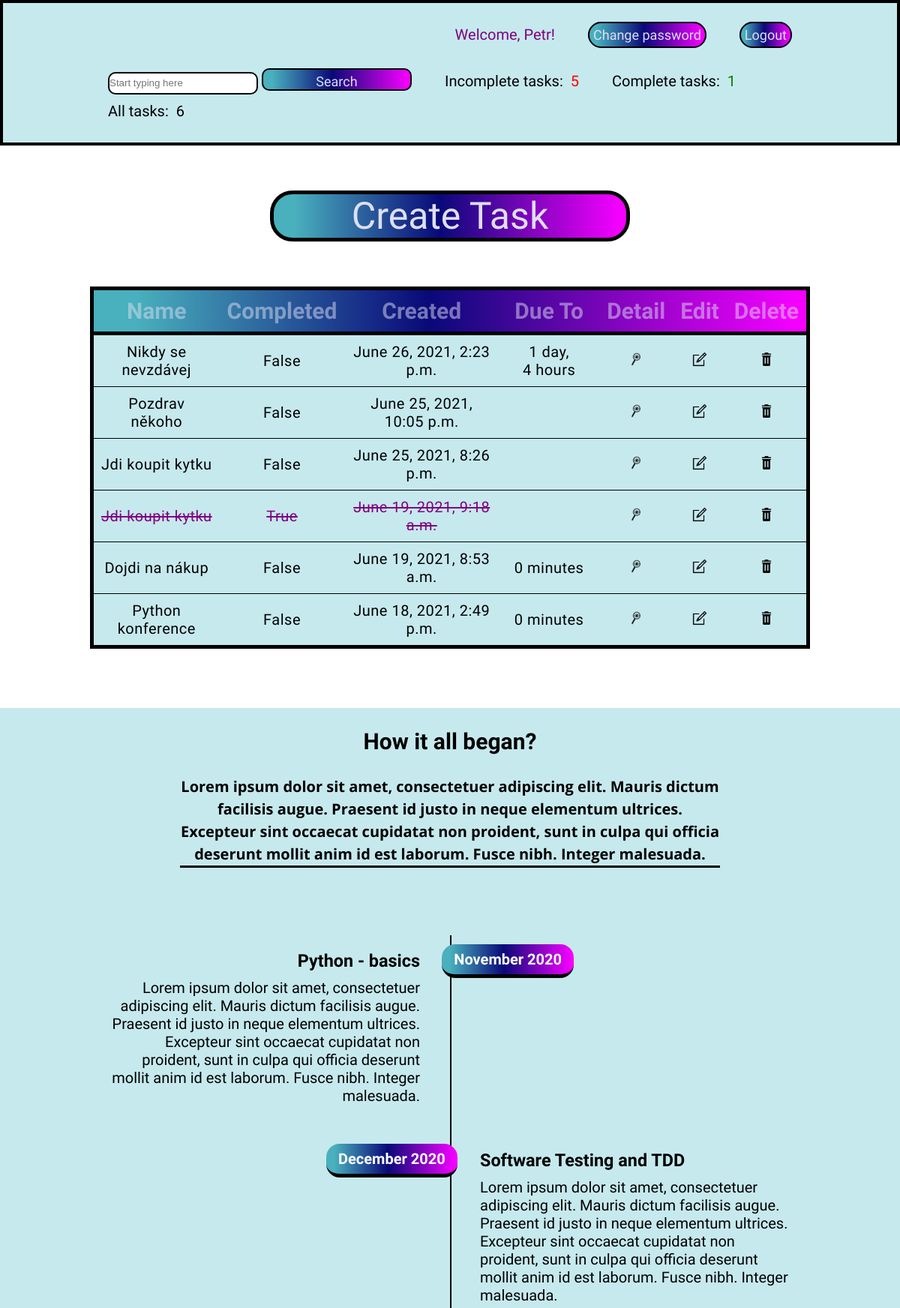
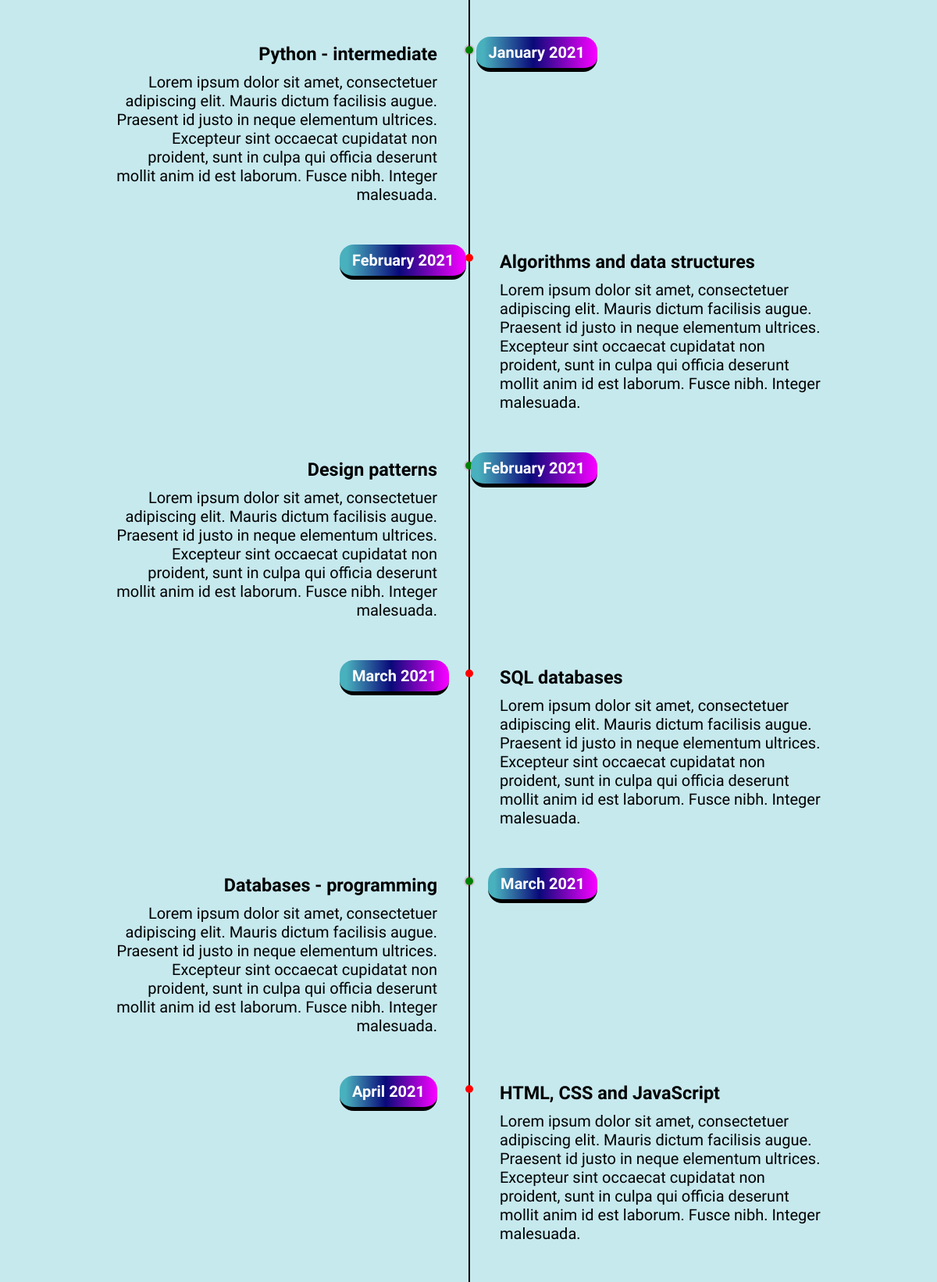
The app's page / (signed in, upper part) with its own data (2 pictures, top to bottom).
### todo/models.py (models this page shows, shortened)
class Task(models.Model):
    user = models.ForeignKey(User, on_delete=models.CASCADE)
    name = models.CharField(max_length=128)
    description = models.TextField()
    completed = models.BooleanField(default=False)
    created = models.DateTimeField(auto_now_add=True)
    time_remaining = models.DateTimeField(auto_now_add=False, auto_now=False, blank=True, null=True)
    class Meta:
        ordering = ['-created', 'time_remaining']

### todo/views.py (the view)
# urls.py: path('', AllTasks.as_view(), name='all-tasks'),
class AllTasks(ListView):
    model = Task
    template_name = 'index.html'
    context_object_name = 'all_tasks'
    def get_context_data(self, **kwargs):
        context = super().get_context_data(**kwargs)
        context['count_no'] = context['all_tasks'].filter(completed=False).count()
        context['count_yes'] = context['all_tasks'].filter(completed=True).count()
        context['count_all'] = context['all_tasks'].count()
        search = self.request.GET.get('searchbar') or ''
        if search:
            context['all_tasks'] = context['all_tasks'].filter(name__icontains=search)
        context['search'] = search
        return context

### todo/templates/index.html (shortened to what this page needs)
{% extends 'base.html' %}
{% load static %}
{% block css_files %}
<link rel="stylesheet" type="text/css" href='{% static "todo/style.css" %}'>
{% endblock %}
{% block content %}
    {% if user.is_authenticated %}
        <header>
            <nav>
                <div align="right">
                    <ul>
                        <li style="color: purple">
                            {% if user.first_name %}Welcome, {{ user.first_name }}!
                            {% else %}Welcome, {{ user.username }}!{% endif %}
                        </li>
                        <li><a class="nav-link" href="{% url 'password-change' %}">Change password</a></li>
                        <li><a class="nav-link" href="{% url 'logout' %}">Logout</a></li>
                    </ul>
                </div>
                <br>
                <ul style="text-align: left">
                    <li>
                        <form class="form" method="get">
                            <input type="search" placeholder="Start typing here" aria-label="Search" name="searchbar" value="{{ search }}">
                            <input class="nav-link" type="submit" value="Search">
                        </form>
                    </li>
                    <li>Incomplete tasks:<span class="u-tasks"> {{ count_no }} </span></li>
                    <li>Complete tasks:<span class="c-tasks"> {{ count_yes }} </span></li>
                    <li class="all-tasks"> All tasks:<span class="a-tasks"> {{ count_all }} </span></li>
                </ul>
            </nav>
        </header>
        <div class="table-container">
            <a class="table-msg" href="{% url 'create-task' %}">Create Task</a>
            <table>
                <thead>
                  <tr>
                    <th>Name</th>
                    <th>Completed</th>
                    <th>Created</th>
                    <th>Due To</th>
                    <th>Detail</th>
                    <th>Edit</th>
                    <th>Delete</th>
                  </tr>
                </thead>
                <tbody>
                {% for task in all_tasks %}
                    {% if task.completed %}
                        <tr>
                            <td class="striker">{{ task.name }}</td>
                            <td class="striker">{{ task.completed }}</td>
                            <td class="striker">{{ task.created }}</td>
                            <td class="striker">{{ task.time_remaining|timeuntil }}</td>
                            <td><a href="{% url 'detail-task' task.id %}"><img class="img-icon" src="../static/img/detail-icon.png" alt="Detail"></a></td>
                            <td><a href="{% url 'edit-task' task.id %}"><img class="img-icon" src="../static/img/edit-icon.png" alt="Edit"></a></td>
                            <td><a href="{% url 'delete-task' task.id %}"><img class="img-icon" src="../static/img/delete-icon.png" alt="Delete"></a></td>
                        </tr>
                    {% else %}
                        <tr>
                            <td>{{ task.name }}</td>
                            <td>{{ task.completed }}</td>
                            <td>{{ task.created }}</td>
                            <td>{{ task.time_remaining|timeuntil }}</td>
                            <td><a href="{% url 'detail-task' task.id %}"><img class="img-icon" src="../static/img/detail-icon.png" alt="Detail"></a></td>
                            <td><a href="{% url 'edit-task' task.id %}"><img class="img-icon" src="../static/img/edit-icon.png" alt="Edit"></a></td>
                            <td><a href="{% url 'delete-task' task.id %}"><img class="img-icon" src="../static/img/delete-icon.png" alt="Delete"></a></td>
                        </tr>
                    {% endif %}
                {% endfor %}
                </tbody>
            </table>
        </div>
    {% endif %}
{% endblock %}
{% block section %}
<section>
    <div class="hero">
        <h2>How it all began?</h2>
        <h4>Lorem ipsum dolor sit amet, consectetuer adipiscing elit. Mauris dictum facilisis augue.
            Praesent id justo in neque elementum ultrices. Excepteur sint occaecat cupidatat non proident,
            sunt in culpa qui officia deserunt mollit anim id est laborum. Fusce nibh. Integer malesuada.
        </h4>
    </div>
    <div class="timeline">
        <ul>
            <li>
                <div class="content">
                    <h3>Python - basics</h3>
                    <p>Lorem ipsum dolor sit amet, consectetuer adipiscing elit. Mauris dictum facilisis augue.
                        Praesent id justo in neque elementum ultrices. Excepteur sint occaecat cupidatat non proident,
                        sunt in culpa qui officia deserunt mollit anim id est laborum. Fusce nibh. Integer malesuada.
                    </p>
                </div>
                <div class="time">
                    <h4>November 2020</h4>
                </div>
            </li>
            <li>
                <div class="content">
                    <h3>Software Testing and TDD</h3>
                    <p>Lorem ipsum dolor sit amet, consectetuer adipiscing elit. Mauris dictum facilisis augue.
                        Praesent id justo in neque elementum ultrices. Excepteur sint occaecat cupidatat non proident,
                        sunt in culpa qui officia deserunt mollit anim id est laborum. Fusce nibh. Integer malesuada.
                    </p>
                </div>
                <div class="time">
                    <h4>December 2020</h4>
                </div>
            </li>
            <li>
                <div class="content">
                    <h3>Python - intermediate</h3>
                    <p>Lorem ipsum dolor sit amet, consectetuer adipiscing elit. Mauris dictum facilisis augue.
                        Praesent id justo in neque elementum ultrices. Excepteur sint occaecat cupidatat non proident,
                        sunt in culpa qui officia deserunt mollit anim id est laborum. Fusce nibh. Integer malesuada.
                    </p>
                </div>
                <div class="time">
                    <h4>January 2021</h4>
                </div>
            </li>
            <li>
                <div class="content">
                    <h3>Algorithms and data structures</h3>
                    <p>Lorem ipsum dolor sit amet, consectetuer adipiscing elit. Mauris dictum facilisis augue.
                        Praesent id justo in neque elementum ultrices. Excepteur sint occaecat cupidatat non proident,
                        sunt in culpa qui officia deserunt mollit anim id est laborum. Fusce nibh. Integer malesuada.
                    </p>
                </div>
                <div class="time">
                    <h4>February 2021</h4>
                </div>
            </li>
            <li>
                <div class="content">
                    <h3>Design patterns</h3>
                    <p>Lorem ipsum dolor sit amet, consectetuer adipiscing elit. Mauris dictum facilisis augue.
                        Praesent id justo in neque elementum ultrices. Excepteur sint occaecat cupidatat non proident,
                        sunt in culpa qui officia deserunt mollit anim id est laborum. Fusce nibh. Integer malesuada.
                    </p>
                </div>
                <div class="time">
                    <h4>February 2021</h4>
                </div>
            </li>
            <li>
                <div class="content">
                    <h3>SQL databases</h3>
                    <p>Lorem ipsum dolor sit amet, consectetuer adipiscing elit. Mauris dictum facilisis augue.
                        Praesent id justo in neque elementum ultrices. Excepteur sint occaecat cupidatat non proident,
                        sunt in culpa qui officia deserunt mollit anim id est laborum. Fusce nibh. Integer malesuada.
                    </p>
                </div>
                <div class="time">
                    <h4>March 2021</h4>
                </div>
            </li>
            <li>
                <div class="content">
                    <h3>Databases - programming</h3>
                    <p>Lorem ipsum dolor sit amet, consectetuer adipiscing elit. Mauris dictum facilisis augue.
                        Praesent id justo in neque elementum ultrices. Excepteur sint occaecat cupidatat non proident,
                        sunt in culpa qui officia deserunt mollit anim id est laborum. Fusce nibh. Integer malesuada.
                    </p>
                </div>
                <div class="time">
                    <h4>March 2021</h4>
                </div>
            </li>
            <li>
                <div class="content">
                    <h3>HTML, CSS and JavaScript</h3>
                    <p>Lorem ipsum dolor sit amet, consectetuer adipiscing elit. Mauris dictum facilisis augue.
                        Praesent id justo in neque elementum ultrices. Excepteur sint occaecat cupidatat non proident,
                        sunt in culpa qui officia deserunt mollit anim id est laborum. Fusce nibh. Integer malesuada.
                    </p>
                </div>
                <div class="time">
                    <h4>April 2021</h4>
                </div>
            </li>
            <li>
            </li>
        </ul>
    </div>
</section>
{% endblock %}

### records on screen
Task: name "Nikdy se nevzdávej", completed "False", created "June 26, 2021, 2:23 p.m.", time_remaining "1 day, 4 hours"
Task: name "Pozdrav někoho", completed "False", created "June 25, 2021, 10:05 p.m."
Task: name "Jdi koupit kytku", completed "False", created "June 25, 2021, 8:26 p.m."
Task: name "Jdi koupit kytku", completed "True", created "June 19, 2021, 9:18 a.m."
Task: name "Dojdi na nákup", completed "False", created "June 19, 2021, 8:53 a.m.", time_remaining "0 minutes"
Task: name "Python konference", completed "False", created "June 18, 2021, 2:49 p.m.", time_remaining "0 minutes"

### other values on screen
{{ user.username }} "Petr"
{{ count_no }} "5"
{{ count_yes }} "1"
{{ count_all }} "6"
